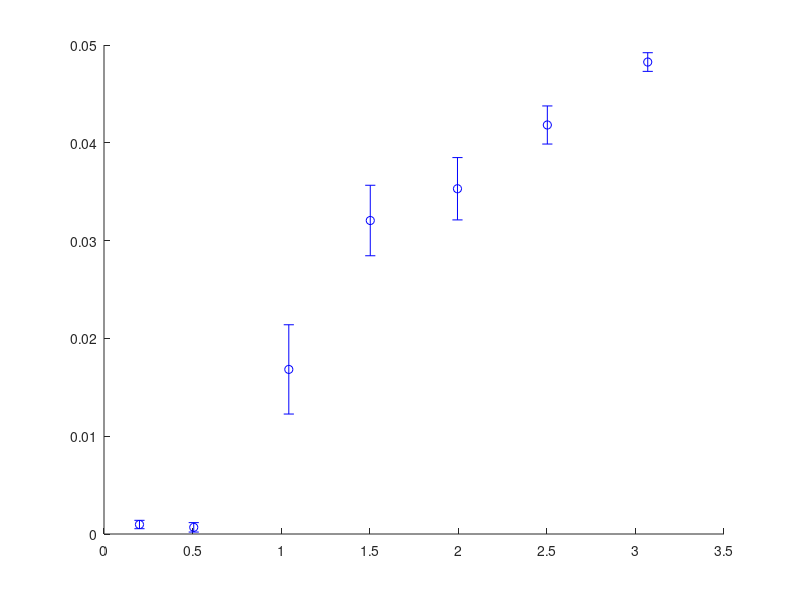

The MATLAB source for this figure: (Note: this script raises an error after producing the figure.)
%% ===============================================
%  電流 vs. 角度(B - A) 迴歸分析與誤差傳遞 (最小平方法版)
% ===============================================

clc; clear; close all;

%% === Step 1. 輸入原始資料 (70筆，兩欄：電流 角度B-A) ===
data = [
0.9783	0.028309163
1.0098	0.020186036
1.0368	0.014681693
1.0518	0.013108845
1.0737	0.015730218
1.1087	0.01546809
1.1254	0.015992344
1.143	0.017040825
0.9563	0.01546809
0.9486	0.012322397
1.5037	0.026737203
1.5224	0.030666838
1.5124	0.028047179
1.5299	0.033024172
1.5497	0.034333645
1.5618	0.038784945
1.4805	0.030142939
1.4592	0.031452655
1.469	0.031452655
1.4428	0.035904857
2.0006	0.030142939
2.0133	0.031452655
1.9747	0.03119072
2.0552	0.035119272
1.9907	0.035904857
1.9566	0.037737712
2.02	0.037737712
1.9942	0.038261339
2.0139	0.037475891
1.9348	0.037999528
2.4848	0.041664391
2.474	0.040093867
2.4596	0.03930853
2.4415	0.038261339
2.5104	0.042449576
2.5336	0.043496408
2.5187	0.042711293
2.5241	0.042973004
2.5505	0.044019788
2.5293	0.043234709
2.8631	0.047944352
2.9927	0.048467519
3.1118	0.048205939
3.2015	0.048729092
3.2151	0.049252218
3.0714	0.048205939
2.9126	0.046113066
3.0314	0.04742116
3.1597	0.048990658
3.1355	0.049252218
0.5042	0.000262192
0.5163	0.000524384
0.4914	0.000786576
0.4827	0.001310959
0.5148	0.000262192
0.5016	0.000262192
0.5243	0.000524384
0.5167	0.000262192
0.4784	0.001048767
0.5358	0.00157315
0.2078	0.000786576
0.1905	0.00157315
0.1933	0.001048767
0.2046	0.001048767
0.2094	0.000262192
0.2081	0.000786576
0.197	0.00157315
0.1936	0.000524384
0.1957	0.000786576
0.2023	0.001310959
];

%% === Step 2. 分成 7 組 (每組10筆) ===
group_size = 10;
nGroup = size(data,1) / group_size;

x_mean = zeros(nGroup,1);
y_mean = zeros(nGroup,1);
y_std  = zeros(nGroup,1);

for i = 1:nGroup
    idx = (i-1)*group_size + (1:group_size);
    x = data(idx,1);
    y = data(idx,2);
    x_mean(i) = mean(x);
    y_mean(i) = mean(y);
    y_std(i)  = std(y);
end

%% === Step 3. 使用最小平方法進行線性擬合 ===
x = x_mean; y = y_mean; n = length(x);
sumx = sum(x); sumy = sum(y);
sumx2 = sum(x.^2); sumxy = sum(x.*y);

a = (n*sumxy - sumx*sumy) / (n*sumx2 - sumx^2);
b = mean(y) - a*mean(x);

% --- 殘差平方和與誤差估計 ---
y_fit = a*x + b;
SSE = sum((y - y_fit).^2);
s2 = SSE / (n - 2);
Sxx = sum((x - mean(x)).^2);

sa = sqrt(s2 / Sxx);
sb = sqrt(s2 * (1/n + mean(x)^2 / Sxx));

%% === Step 4. 誤差傳遞 (Vd計算, 改用0.102) ===
Vd = a / (0.009742 * 0.102);
sVd = sa / (0.009742 * 0.102);

%% === Step 5. 結果輸出 ===
fprintf('--- 最小平方法線性擬合結果 ---\n');
fprintf('y = a*x + b\n');
fprintf('斜率 a = %.5f ± %.5f\n', a, sa);
fprintf('截距 b = %.5f ± %.5f\n', b, sb);
fprintf('V_d = %.5f ± %.5f\n\n', Vd, sVd);

fprintf('--- 七組平均與誤差 ---\n');
for i = 1:nGroup
    fprintf('第%d組: x̄ = %.4f, ȳ = %.4f ± %.4f\n', i, x_mean(i), y_mean(i), y_std(i));
end

%% === Step 6. 繪圖 ===
figure;
errorbar(x_mean, y_mean, y_std, 'bo', 'MarkerFaceColor','b', 'LineWidth',1.3);
hold on;
x_fit_line = linspace(min(x_mean), max(x_mean), 200);
y_fit_line = a*x_fit_line + b;
plot(x_fit_line, y_fit_line, 'r-', 'LineWidth', 1.4);
xlabel('電流 (A)');
ylabel('角度差 B - A (rad)');
title('電流 vs. 角度(B - A) 最小平方法迴歸分析');
legend('平均值 (含誤差)', ...
       sprintf('線性擬合: y = %.4f(±%.4f)x + %.4f(±%.4f)', a, sa, b, sb), ...
       'Location','best');
grid on;

% --- 調整 y 軸範圍，讓最下方點不貼邊 ---
y_min = min(y_mean - y_std);
y_max = max(y_mean + y_std);
margin = 0.1 * (y_max - y_min);
ylim([y_min - margin/2, y_max + margin]);